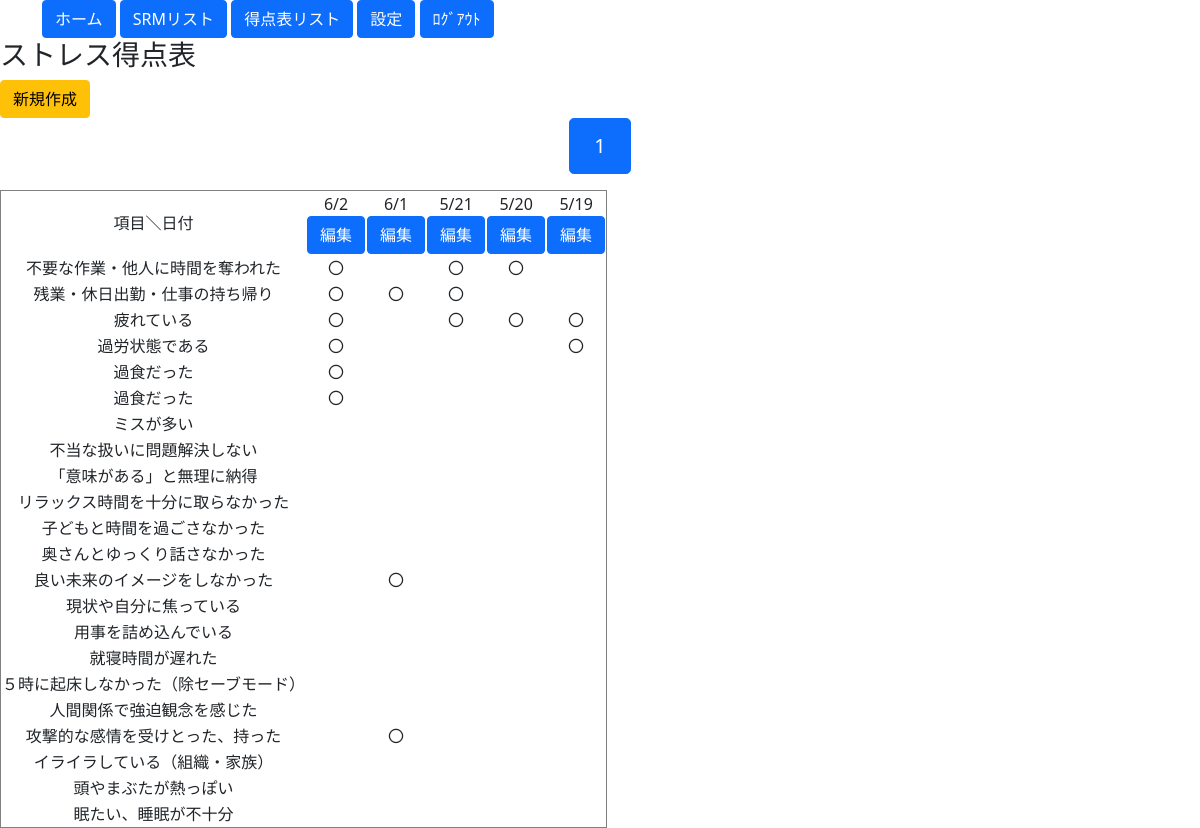
Before: /stpoint/st_list/ with the older database file.
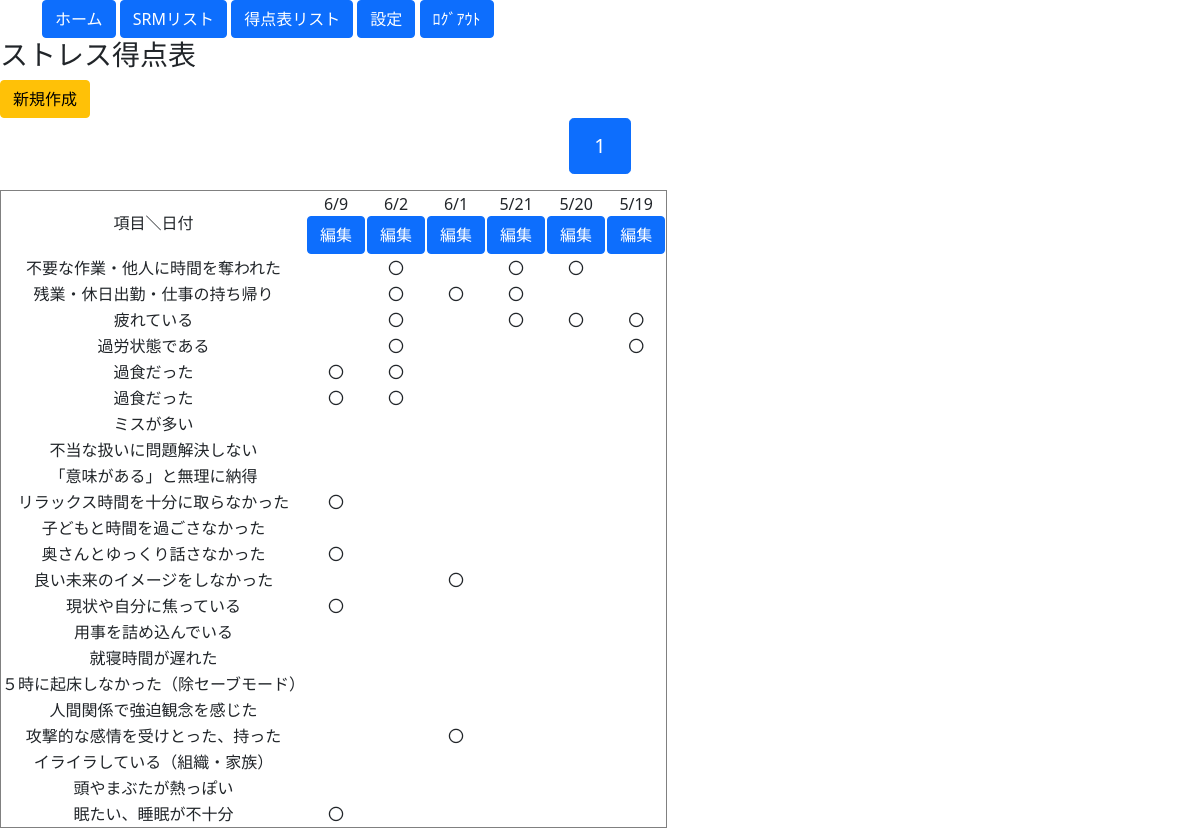
After: the same page with the newer database file.
### blogpost/models.py (models this page shows)
class StPointModel(models.Model):
    point_date = models.DateField(default=timezone.now, primary_key=True, help_text="日付") #unique_for_date=True
    point1 = models.BooleanField(default=False)
    point2 = models.BooleanField(default=False)
    point3 = models.BooleanField(default=False)
    point4 = models.BooleanField(default=False)
    point5 = models.BooleanField(default=False)
    point6 = models.BooleanField(default=False)
    point7 = models.BooleanField(default=False)
    point8 = models.BooleanField(default=False)
    point9 = models.BooleanField(default=False)
    point10 = models.BooleanField(default=False)
    point11 = models.BooleanField(default=False)
    point12 = models.BooleanField(default=False)
    point13 = models.BooleanField(default=False)
    point14 = models.BooleanField(default=False)
    point15 = models.BooleanField(default=False)
    point16 = models.BooleanField(default=False)
    point17 = models.BooleanField(default=False)
    point18 = models.BooleanField(default=False)
    point19 = models.BooleanField(default=False)
    point20 = models.BooleanField(default=False)
    point21 = models.BooleanField(default=False)
    point22 = models.BooleanField(default=False)
    point23 = models.BooleanField(default=False)
    point24 = models.BooleanField(default=False)
    point25 = models.BooleanField(default=False)
    point26 = models.BooleanField(default=False)
    point27 = models.BooleanField(default=False)
    point28 = models.BooleanField(default=False)
    point29 = models.BooleanField(default=False)
    point30 = models.BooleanField(default=False)

### blogpost/views.py (the view)
# urls.py: path('stpoint/st_list/', St_List.as_view(), name='St_list'),
class St_List(ListView):
    template_name = 'stpoint/st_list.html'
    model = StPointModel
    paginate_by = 7
    def get_queryset(self):
        StPoint = StPointModel.objects.order_by('-point_date')
        return StPoint
    def get_context_data(self, **kwargs):
        context = super().get_context_data(**kwargs) # はじめに継承元のメソッドを呼び出す
        context['stcategolys'] = list(StPointModel.objects.all())
        context['stNames'] = list(StPointNameModel.objects.all())
        return context

### blogpost/models.py (called while the page is built)
    def __str__(self):
        return self.episode

### blogpost/templatetags/random_tags.py (called while the page is built)
@register.simple_tag
def tfcheck(value1):
    if value1 == True:
        return "〇"
    else:
        return ""

### blogpost/templates/stpoint/st_list.html (shortened to what the changed rows need)
<!doctype html>
<html lang="en">
  <head>
    <link href="https://cdn.jsdelivr.net/npm/bootstrap@5.0.0-beta1/dist/css/bootstrap.min.css" rel="stylesheet">
  </head>
{% extends 'base.html' %}
{% block content %}
{% load random_tags %}
  <table border="1" style="border-collapse: collapse">
  <tbody style="text-align:center">
    <tr>
      <td style="text-align:center">項目＼日付</td>
      {% for item in object_list %}
        <td style="text-align:center">{{ item.point_date|date:"n/j"  }}<BR>
        <a class="btn btn-primary" href="{% url 'St_update' item.pk %}" role="button">編集</a></td>
      {% endfor %}
    </tr>
    {% if stNames.0 != None %}
      <tr>
        <td>{{ stNames.0 }}</td>
        {% for item in object_list %}
          <td style="text-align:center">{% tfcheck item.point1 %}</td>
        {% endfor %}
      </tr>
    {% endif %}
    {% if stNames.1 != None %}
      <tr>
        <td>{{ stNames.1 }}</td>
        {% for item in object_list %}
          <td>{% tfcheck item.point2 %}</td>
        {% endfor %}
      </tr>
    {% endif %}
    {% if stNames.2 != None %}
      <tr>
        <td>{{ stNames.2 }}</td>
        {% for item in object_list %}
          <td>{% tfcheck item.point3 %}</td>
        {% endfor %}
      </tr>
    {% endif %}
    {% if stNames.3 != None %}
      <tr>
        <td>{{ stNames.3 }}</td>
        {% for item in object_list %}
          <td>{% tfcheck item.point4 %}</td>
        {% endfor %}
      </tr>
    {% endif %}
    {% if stNames.4 != None %}
      <tr>
        <td>{{ stNames.4 }}</td>
        {% for item in object_list %}
          <td>{% tfcheck item.point5 %}</td>
        {% endfor %}
      </tr>
    {% endif %}
    {% if stNames.4 != None %}
      <tr>
        <td>{{ stNames.4 }}</td>
        {% for item in object_list %}
          <td>{% tfcheck item.point5 %}</td>
        {% endfor %}
      </tr>
    {% endif %}
    {% if stNames.8 != None %}
      <tr>
        <td>{{ stNames.8 }}</td>
        {% for item in object_list %}
          <td>{% tfcheck item.point9 %}</td>
        {% endfor %}
      </tr>
    {% endif %}
    {% if stNames.10 != None %}
      <tr>
        <td>{{ stNames.10 }}</td>
        {% for item in object_list %}
          <td>{% tfcheck item.point11 %}</td>
        {% endfor %}
      </tr>
    {% endif %}
    {% if stNames.11 != None %}
      <tr>
        <td>{{ stNames.11 }}</td>
        {% for item in object_list %}
          <td>{% tfcheck item.point12 %}</td>
        {% endfor %}
      </tr>
    {% endif %}
    {% if stNames.12 != None %}
      <tr>
        <td>{{ stNames.12 }}</td>
        {% for item in object_list %}
          <td>{% tfcheck item.point13 %}</td>
        {% endfor %}
      </tr>
    {% endif %}
    {% if stNames.17 != None %}
      <tr>
        <td>{{ stNames.17 }}</td>
        {% for item in object_list %}
          <td>{% tfcheck item.point18 %}</td>
        {% endfor %}
      </tr>
    {% endif %}
    {% if stNames.20 != None %}
      <tr>
        <td>{{ stNames.20 }}</td>
        {% for item in object_list %}
          <td>{% tfcheck item.point21 %}</td>
        {% endfor %}
      </tr>
    {% endif %}
  </tbody>
  <nav aria-label="Page navigation example">
      <ul class="pagination justify-content-center pagination-lg g-mt-28 g-mb-28">
          {% for num in page_obj.paginator.page_range %}
              {% if num <= page_obj.number|add:5 and num >= page_obj.number|add:-5 %}
                  {% if page_obj.number == num %}
                      <li class="page-item active"><a class="page-link" href="#">{{ num }}</a></li>
                  {% else %}
                      <li class="page-item"><a class="page-link" href="?page={{ num }}">{{ num }}</a></li>
                  {% endif %}
              {% endif %}
          {% endfor %}
      </ul>
  </nav>
{% endblock content %}

Changed rows visible on the page:
added StPointModel: point_date "6/9", point5 "〇", point9 "〇", point11 "〇", point13 "〇", point21 "〇"
